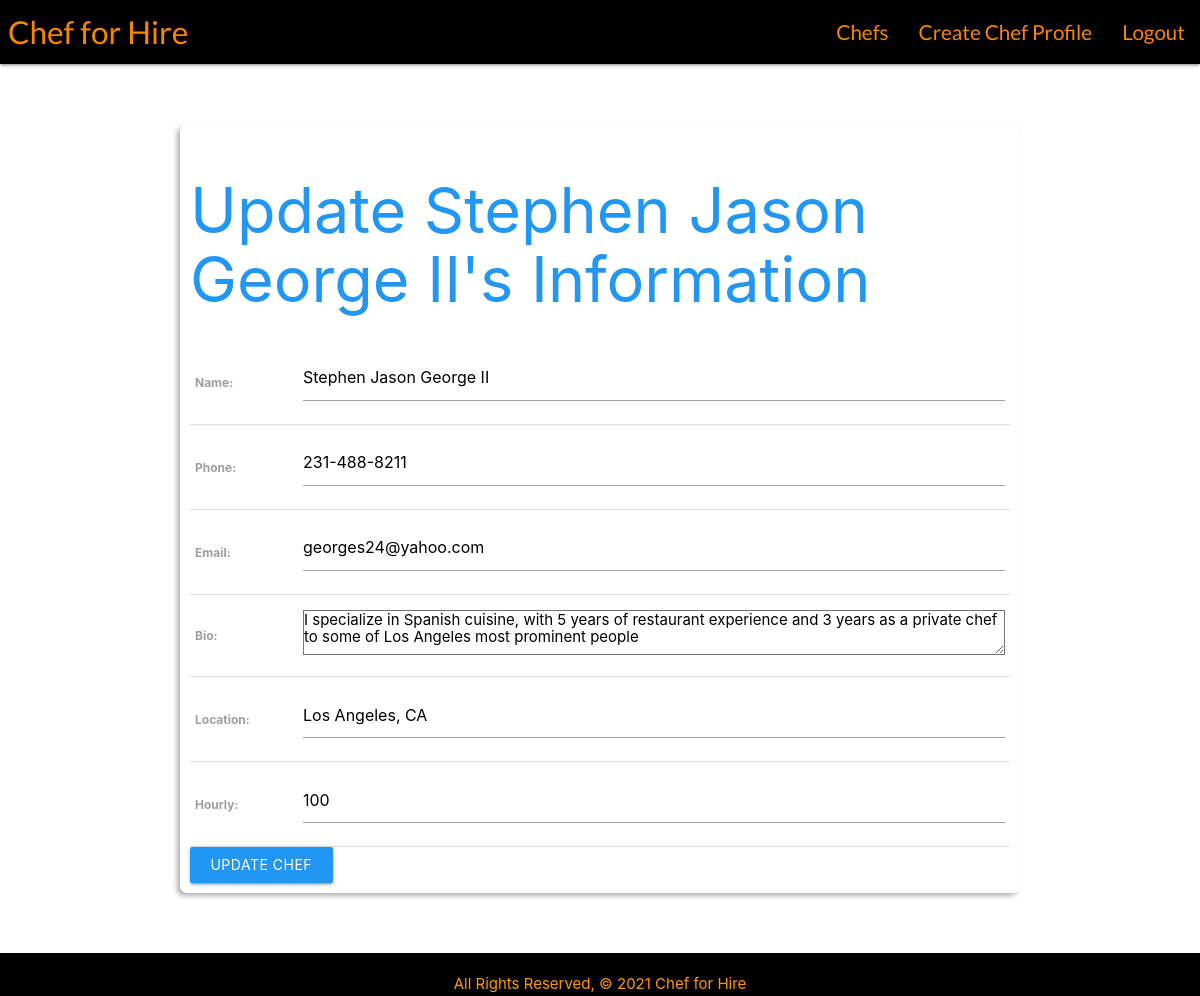
Screenshot of /chefs/2/update (signed in) with the database file from the repository.
### main_app/models.py (models this page shows, shortened)
class Chef(models.Model):
    name = models.CharField(max_length=50)
    phone = models.CharField(max_length=12)
    email = models.EmailField(max_length=50)
    bio = models.TextField(max_length=500)
    location = models.CharField(max_length=100)
    hourly = models.IntegerField()

### main_app/views.py (the view)
# urls.py: path('chefs/<int:pk>/update', views.ChefsUpdate.as_view(), name='chef_update'),
class ChefsUpdate(LoginRequiredMixin, UpdateView):
  model = Chef
  fields = '__all__'

### main_app/templates/main_app/chef_form.html (shortened to what this page needs)
{% extends 'base.html' %}
{% block content %}
<div id="chefcreate" class="card card-content blue-text">
{% if object %}
    <h1>Update {{ object.name }}'s Information</h1>
{% else %}
    <h1>Private Chef Sign Up</h1>
{% endif %}
<form action="" method="post">
    <table>
        {{ form.as_table }}
    </table>
    <input class="btn blue" type="submit" value="{% if object %} Update Chef {% else %} Add New Chef {% endif %}">
</form>
</div>
{% endblock %}

### main_app/static/css/style.css (style rules this page uses)
* { box-sizing: border-box; margin: 0; padding: 0; }
body { display: flex; flex-direction: column; min-height: 100vh; position: relative; }
.card-content { border: 1px solid black; border: none; box-shadow: -3px 3px 5px 0 rgba(0, 0, 0, 0.3); border-radius: 7px; margin-bottom: 15px; }
#signup, #login, #chefcreate { margin: 60px auto; width: 70%; padding: 10px; }

### rows the page displays
Chef: name "Stephen Jason George II", phone "231-488-8211", email "georges24@yahoo.com", bio "I specialize in Spanish cuisine, with 5 years of restaurant experience and 3 years as a private chef to some of Los Angeles most prominent people", location "Los Angeles, CA", hourly "100"
